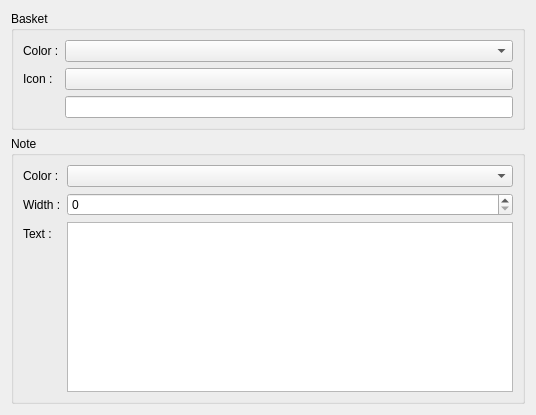
<?xml version="1.0" encoding="UTF-8"?>
<ui version="4.0">
 <class>AppareanceSettings</class>
 <widget class="QWidget" name="AppareanceSettings">
  <property name="geometry">
   <rect>
    <x>0</x>
    <y>0</y>
    <width>536</width>
    <height>415</height>
   </rect>
  </property>
  <property name="baseSize">
   <size>
    <width>650</width>
    <height>400</height>
   </size>
  </property>
  <property name="windowTitle">
   <string>Form</string>
  </property>
  <layout class="QFormLayout" name="formLayout">
   <property name="fieldGrowthPolicy">
    <enum>QFormLayout::ExpandingFieldsGrow</enum>
   </property>
   <item row="1" column="0" colspan="2">
    <widget class="QGroupBox" name="groupBox">
     <property name="title">
      <string>Note</string>
     </property>
     <layout class="QFormLayout" name="formLayout_2">
      <item row="0" column="0">
       <widget class="QLabel" name="label">
        <property name="text">
         <string>Color :</string>
        </property>
       </widget>
      </item>
      <item row="0" column="1">
       <widget class="KColorCombo" name="kcfg_colorItem">
        <property name="enabled">
         <bool>true</bool>
        </property>
       </widget>
      </item>
      <item row="1" column="0">
       <widget class="QLabel" name="label_2">
        <property name="text">
         <string>Width :</string>
        </property>
       </widget>
      </item>
      <item row="1" column="1">
       <widget class="KIntSpinBox" name="kcfg_widthNote">
        <property name="singleStep">
         <number>10</number>
        </property>
       </widget>
      </item>
      <item row="2" column="0">
       <widget class="QLabel" name="label_3">
        <property name="text">
         <string>Text :</string>
        </property>
       </widget>
      </item>
      <item row="2" column="1">
       <widget class="KTextEdit" name="kcfg_textItem"/>
      </item>
     </layout>
    </widget>
   </item>
   <item row="0" column="0" colspan="2">
    <widget class="QGroupBox" name="groupBox_2">
     <property name="title">
      <string>Basket</string>
     </property>
     <layout class="QFormLayout" name="formLayout_3">
      <item row="0" column="1">
       <widget class="KColorCombo" name="kcfg_colorBasket">
        <property name="enabled">
         <bool>true</bool>
        </property>
       </widget>
      </item>
      <item row="2" column="1">
       <widget class="KIconButton" name="m_iconBasketButton"/>
      </item>
      <item row="2" column="0">
       <widget class="QLabel" name="label_4">
        <property name="text">
         <string>Icon :</string>
        </property>
       </widget>
      </item>
      <item row="0" column="0">
       <widget class="QLabel" name="label_5">
        <property name="text">
         <string>Color :</string>
        </property>
       </widget>
      </item>
      <item row="3" column="1">
       <widget class="QLineEdit" name="kcfg_iconBasket"/>
      </item>
     </layout>
    </widget>
   </item>
  </layout>
 </widget>
 <customwidgets>
  <customwidget>
   <class>KIconButton</class>
   <extends>QPushButton</extends>
   <header>kicondialog.h</header>
  </customwidget>
  <customwidget>
   <class>KIntSpinBox</class>
   <extends>QSpinBox</extends>
   <header>knuminput.h</header>
  </customwidget>
  <customwidget>
   <class>KColorCombo</class>
   <extends>QComboBox</extends>
   <header>kcolorcombo.h</header>
  </customwidget>
  <customwidget>
   <class>KTextEdit</class>
   <extends>QTextEdit</extends>
   <header>ktextedit.h</header>
  </customwidget>
 </customwidgets>
 <resources/>
 <connections/>
</ui>
